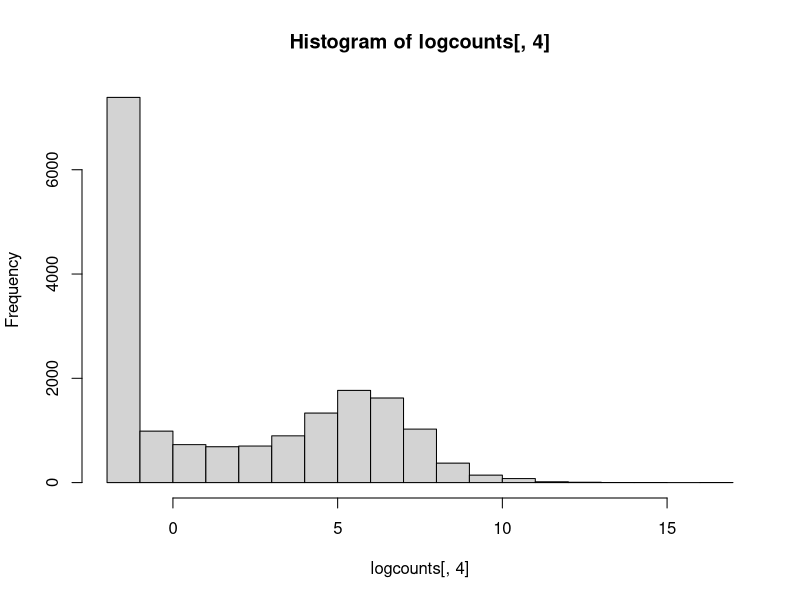
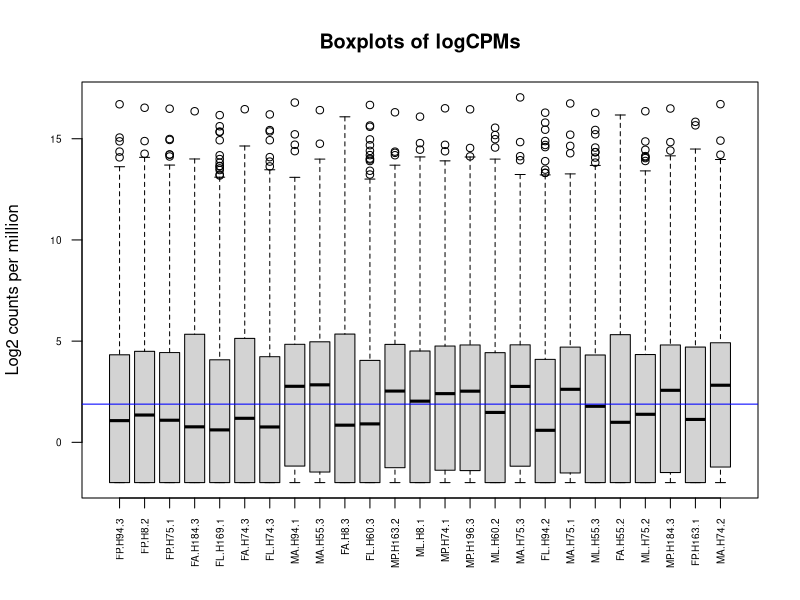
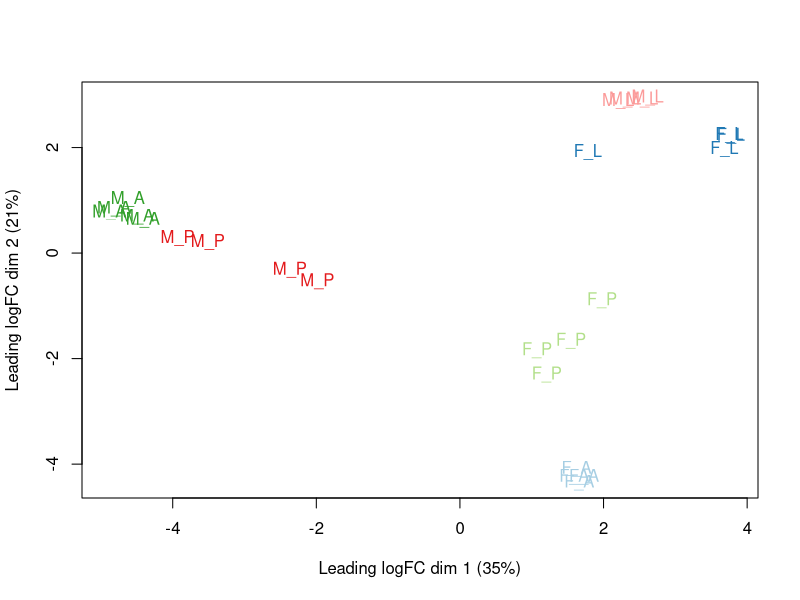
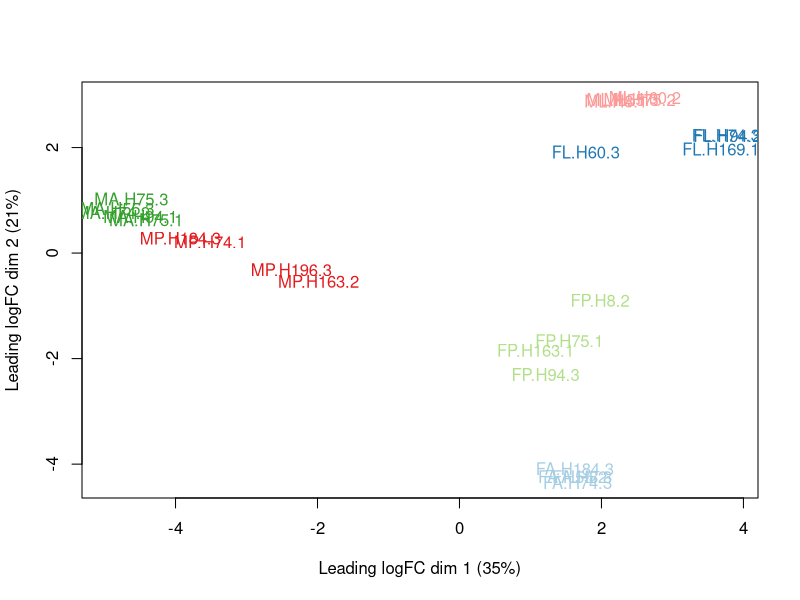
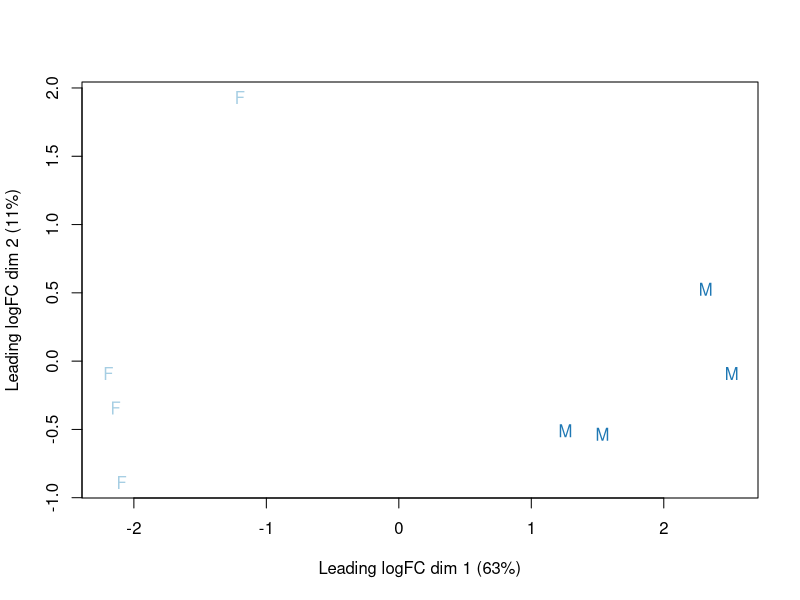
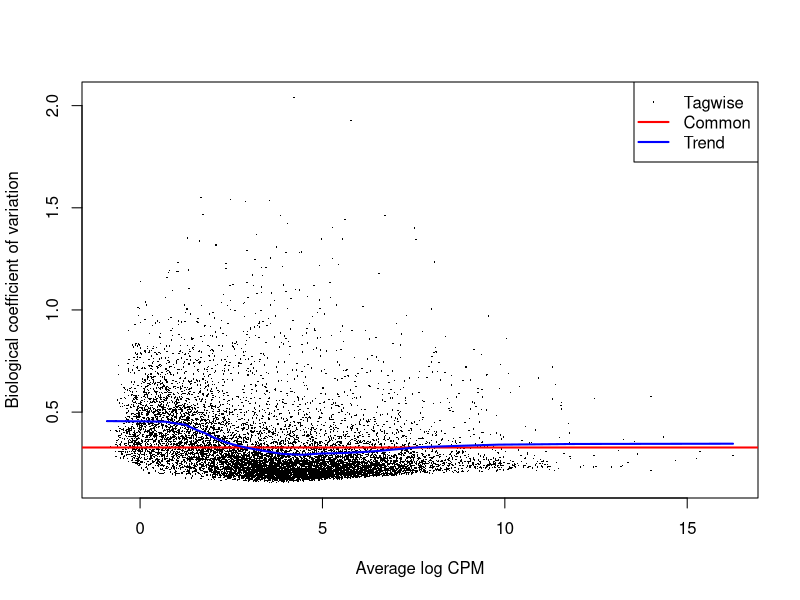
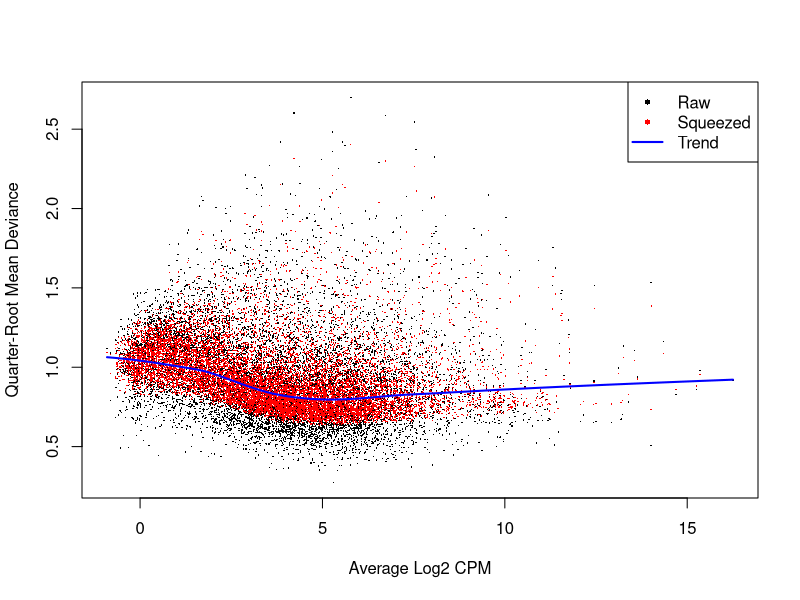

Source code (R) for these figures, in order: (Note: this script raises an error after producing the figures.)
###packages
library(readr)
library(edgeR)
library(RColorBrewer)
library(ggplot2)

getwd()
#setwd

#read in Drosophila read counts "droso_counts.csv"
droso_counts<-read_csv("droso_counts.csv")
colnames(droso_counts)

#add factor: sex (F=female, M= male), stage (L=larva, P=pupa, A=adult)
sex<- c("F","F","F","F","F","F","F","M","M","F","F","M","M","M","M","M","M","F","M","M","F","M","M","F","M")
stage<- c("P","P","P","A","L","A","L","A","A","A","L","P","L","P","P","L","A","L","A","L","A","L","P","P","A")
sex_stage<-paste(sex, stage, sep="_")

#make edgeR object
x<-DGEList(counts = droso_counts[, 2:26],
           genes = droso_counts[, 1], 
           group = sex_stage)
x$samples
table(x$samples$group)
summary(x$samples$lib.size)

##exploring log2 data before normalization 
logcounts <- cpm(x, prior.count = 2, log=TRUE)
hist(logcounts[,4])
boxplot(logcounts, xlab="", ylab="Log2 counts per million",las=2, cex.axis=0.6)
abline(h=median(logcounts),col="blue")
title("Boxplots of logCPMs")

#MDS plot
fac<- factor(sex_stage)
colours<- brewer.pal(nlevels(fac), "Paired")
names_samples<- c("FP.H94.3","FP.H8.2","FP.H75.1","FA.H184.3","FL.H169.1","FA.H74.3","FL.H74.3","MA.H94.1","MA.H55.3","FA.H8.3","FL.H60.3","MP.H163.2","ML.H8.1","MP.H74.1","MP.H196.3","ML.H60.2","MA.H75.3","FL.H94.2","MA.H75.1","ML.H55.3","FA.H55.2","ML.H75.2","MP.H184.3","FP.H163.1","MA.H74.2")
plotMDS(logcounts, 
        labels= factor(x$samples$group), 
        col= colours[as.numeric(fac)])
plotMDS(logcounts, 
        labels= factor(names_samples), 
        col= colours[as.numeric(fac)])

#subseting data to analyse per stage#
###3rd instar Larva###
counts_larvae<- droso_counts[, c(6,8,12,14,17,19,21,23)]
colnames(counts_larvae)
counts_larvae$Gene_name<- droso_counts$Gene_name
sex_l<-c("F","F","F","M","M","F","M","M") 
#make edgeR object for larval stage
x_l_stage<-DGEList(counts = droso_counts[, c(6,8,12,14,17,19,21,23)],
                   genes = droso_counts[, 1],
                   group = sex_l)
x_l_stage$samples

#normalization for library sizes
cpm(10, mean(x_l_stage$samples$lib.size))
x_l_stage
head(str(x_l_stage))
#filter out genes that are not expressed in at least 3 male or 3 female libraries 
keep_l <- rowSums(cpm(x_l_stage[,c(1,2,3,6)])>0.5) >=3 | 
  rowSums(cpm(x_l_stage[,c(4,5,7,8)])>0.5) >=3  

x_l_stage<- x_l_stage[keep_l, , keep.lib.sizes=FALSE]

#show number of genes kept and filtered out
table(keep_l)
#calculate normalization factor
x_l_stage<- calcNormFactors(x_l_stage)
x_l_stage$samples

fac_l<- factor(sex_l)
colours<- brewer.pal(nlevels(fac_l), "Paired")

plotMDS(x_l_stage, 
        labels= factor(x_l_stage$samples$group), 
        col= colours[as.numeric(fac_l)])

#design a model
design_l <- model.matrix(~ 0 + group, data= x_l_stage$samples)
colnames(design_l)<- levels(x_l_stage$samples$group)
colnames(design_l)

#estimate dispersion
x_l_stage <- estimateDisp(x_l_stage, design_l, robust=TRUE)
summary(x_l_stage$trended.dispersion)
x_l_stage$common.dispersion

#Biological coef. variation plot
plotBCV(x_l_stage)

####Genewise Negative Binomial Generalized Linear Models with Quasi-likelihood Tests
#Fit a quasi-likelihood negative binomial generalized log-linear model to count data. 
#Conduct genewise statistical tests for a given coefficient or contrast.
fit_l <- glmQLFit(x_l_stage, design_l, robust=TRUE)
head(fit_l$coefficients)
plotQLDisp(fit_l)
summary(fit_l$df.prior)

#make contrast between m and F
FM_l<- makeContrasts(F - M, levels=design_l)

#Fit a quasi-likelihood negative binomial generalized log-linear model to count data. 
##Conduct genewise statistical tests for a given coefficient or contrast.
res_FM_l <- glmQLFTest(fit_l, contrast=FM_l)

#Identify which genes are significantly differentially expressed from an edgeR fit object
is.de_FM_l <- decideTestsDGE(res_FM_l, p.value=0.05)

#number of Sex-biased genes 
summary(is.de_FM_l)

#get fc values and p-values for (n) genes
larvae_top_fm<- topTags(res_FM_l, n=12000)
larvae_top_fm<-larvae_top_fm$table

plotMD(res_FM_l, 
       status=is.de_FM_l,
       values=c(1,-1),
       col=c("red","blue"),
       legend="topright", 
       ylim=c(-15,15), 
       main = "DGE between females and males at larval stage", 
       hl.cex=0.7 )


###calculate the average logCPM for males and females separtely
##log counts for larval stage
logcounts_l <- cpm(x_l_stage,log=TRUE)
colnames(logcounts_l)<- x_l_stage$samples$group
rownames(logcounts_l)<- x_l_stage$genes$Gene_name

names<-as.character(larvae_top_fm$Gene_name)
logcounts_l<-cbind(rownames(logcounts_l), logcounts_l)
colnames(logcounts_l)[1]<-"Gene_name"
logcounts_l<-as.data.frame(logcounts_l)
logcounts_l_sub<-logcounts_l[logcounts_l$Gene_name %in% names,]
logcounts_l_sub[,-1]<-as.numeric(as.character(unlist(logcounts_l_sub[,-1])))
average_M<-rowMeans(logcounts_l_sub[,c(5,6,8,9)])
average_F<-rowMeans(logcounts_l_sub[,c(2,3,4,7)])
logcounts_l_sub<-cbind(average_F, logcounts_l_sub)
logcounts_l_sub<-cbind(average_M, logcounts_l_sub)

larvae_top_fm<-larvae_top_fm[order(larvae_top_fm$Gene_name),]
logcounts_l_sub<- logcounts_l_sub[order(logcounts_l_sub$Gene_name),]
larvae_top_fm<- cbind(logcounts_l_sub$average_M, larvae_top_fm)
larvae_top_fm<- cbind(logcounts_l_sub$average_F, larvae_top_fm)
colnames(larvae_top_fm)[1]<- "Average_logCPM_F"
colnames(larvae_top_fm)[2]<- "Average_logCPM_M"

## calculating average CPM for males and females and binding it to TOP_fm
counts_l <- cpm(x_l_stage, log = FALSE)
rownames(counts_l)<-x_l_stage$genes$Gene_name
colnames(counts_l)<- x_l_stage$samples$group

counts_l<-cbind(rownames(counts_l), counts_l)
colnames(counts_l)[1]<-"Gene_name"
counts_l<-as.data.frame(counts_l)
counts_l_sub<-counts_l[counts_l$Gene_name %in% names,]
counts_l_sub[,-1]<-as.numeric(as.character(unlist(counts_l_sub[,-1])))
average_cpm_M<-rowMeans(counts_l_sub[,c(5,6,8,9)])
average_cpm_F<-rowMeans(counts_l_sub[,c(2,3,4,7)])
counts_l_sub<-cbind(average_cpm_F, counts_l_sub)
counts_l_sub<-cbind(average_cpm_M, counts_l_sub)

larvae_top_fm<-larvae_top_fm[order(larvae_top_fm$Gene_name),]
counts_l_sub<- counts_l_sub[order(counts_l_sub$Gene_name),]
larvae_top_fm<- cbind(counts_l_sub$average_cpm_M, larvae_top_fm)
larvae_top_fm<- cbind(counts_l_sub$average_cpm_F, larvae_top_fm)
colnames(larvae_top_fm)[1]<- "Average_CPM_F"
colnames(larvae_top_fm)[2]<- "Average_CPM_M"


#gene classification#
#expression_type<- if(hatch_top_fm$Average_logCPM_M <(-3.5) == "F_limited" | hatch_top_fm$Average_logCPM_F <(-3.5)=="M_limited") else(hatch_top_fm$Average_logCPM_M >(-3.5) =="F_biased")
larvae_top_fm$fact<-rep("NA", nrow(larvae_top_fm))

#gene classification#
larvae_top_fm$fact<-rep("NA", nrow(larvae_top_fm))
larvae_top_fm$fact[larvae_top_fm$Average_CPM_M ==(0) & larvae_top_fm$logFC>2] <- "F_limited"
larvae_top_fm$fact[larvae_top_fm$Average_CPM_F ==(0) & larvae_top_fm$logFC< (-2)] <- "M_limited"
larvae_top_fm$fact[larvae_top_fm$logFC>2 & larvae_top_fm$Average_CPM_M > (0)] <- "F_biased"
larvae_top_fm$fact[larvae_top_fm$logFC<(-2) & larvae_top_fm$Average_CPM_F > (0)]<- "M_biased"
larvae_top_fm$fact[larvae_top_fm$logFC>0 & larvae_top_fm$logFC<2]<- "Any_f_biased"
larvae_top_fm$fact[larvae_top_fm$logFC<0 & larvae_top_fm$logFC>-2]<- "Any_m_biased"
larvae_top_fm$fact[larvae_top_fm$FDR >0.05]<- "Not DE"

####### plot
palette(c("palevioletred1","slategray1","firebrick1","lightslateblue", "navy","gainsboro"))

table(larvae_top_fm$fact)
larvae_top_fm$fact<-as.factor(larvae_top_fm$fact)
unbias<-subset(larvae_top_fm, fact == "Not DE")
bias<-subset(larvae_top_fm, fact != "Not DE")
table(bias$fact)
plot(unbias$Average_logCPM_M~unbias$Average_logCPM_F, 
     col="gainsboro", pch=19, 
     ylim = c(-3,17), 
     xlim = c(-3,17),
     xlab = "Average female expression [logCPM]", 
     ylab = "Average male expression [logCPM]", 
     main="Gene expression in males and females at the larval stage", 
     cex=0.8)

points(bias$Average_logCPM_M~bias$Average_logCPM_F, 
       col=as.factor(bias$fact), 
       pch=19, 
       cex=0.9)

legend("topleft", c("Slightly FB","slightly MB" , "Strongly FB", "Female limited","Male biased", "Male limited", "Not DE"), fill=c(1:7), cex = 0.6,bty = "n")
